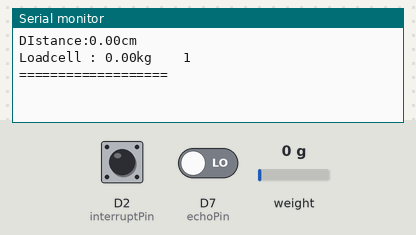
Recording of a sketch running on a simulated ESP8266 (NodeMCU). On the bench: the last lines printed to the serial monitor. The inputs (shaded band) are chosen by the test bench; at power-on: weight on the scale 0 g, D2 (interruptPin) LOW, D7 (echoPin) LOW.

Above: at 2.2 s.
2.3 s: weight on the scale set to 100 g
At 3.6 s:
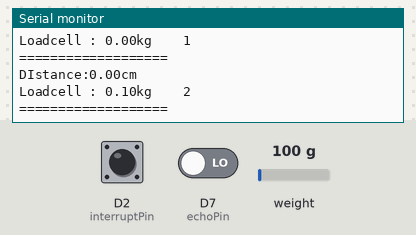
3.8 s: weight on the scale set to 1250 g
At 5.1 s:
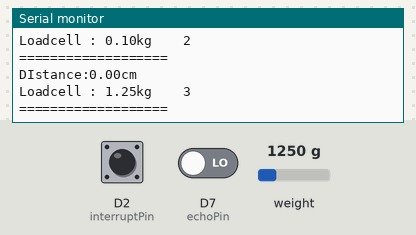
Timing chart, 0 to 6.8 s (numbered marks = the images above; inputs shaded):
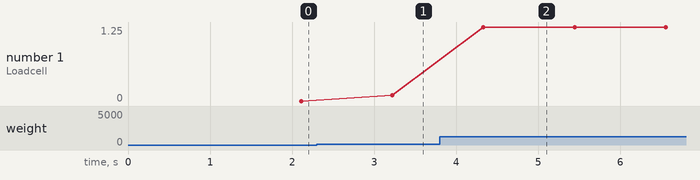

The sketch:

Sensor_loadcell.ino
```cpp
//===============로드셀 관련 선언============
#include "HX711.h"
HX711 scale;
const int LOADCELL_DOUT_PIN = D5; //로드셀 핀
const int LOADCELL_SCK_PIN = D6;  //로드셀 핀
const byte interruptPin = D2;      // 입력핀(스위치)
long loadcellcounter = 0;        //계측값,계측횟수
String reading;
float calibration_factor = 34500;
int buttonState= digitalRead(interruptPin) ,lastButtonState =1;
unsigned long millisPrevious;
byte debounceInterval = 50;
//=========================================
//============초음파센서 관련 선언===========
int trigPin = D1;
int echoPin = D7;
float distance,duration;
//=========================================

void Measure(){
  digitalWrite(trigPin, HIGH);
  delay(10);
  digitalWrite(trigPin, LOW);
  duration = pulseIn(echoPin, HIGH);
  distance = (float)duration*0.017;
  Serial.print("DIstance:");
  Serial.print(distance);
  Serial.print("cm\n");

  if(distance<5){
  buttonState = FALLING;
  if (buttonState == FALLING) {
    if (millis() - millisPrevious >= debounceInterval) {
      loadcellcounter++;
      scale.set_scale(calibration_factor);
      reading = scale.get_units(1);
      Serial.print("Loadcell : ");
      Serial.print(reading+"kg    ");
      Serial.println(loadcellcounter);
      Serial.println("===================");
    }
    millisPrevious = millis();
  }
  lastButtonState = buttonState;
  }
}

void setup() {
  Serial.begin(9600);
  scale.begin(LOADCELL_DOUT_PIN, LOADCELL_SCK_PIN);
  scale.set_scale();
  scale.tare();

  pinMode(trigPin, OUTPUT);
  pinMode(echoPin, INPUT);
}

void loop() {
  Measure();
}

/*void Loadcell(){
  buttonState = digitalRead(interruptPin);
  if ((buttonState == HIGH) && (lastButtonState == LOW)) {
    if (millis() - millisPrevious >= debounceInterval) {
      scale.set_scale(calibration_factor);
      reading = scale.get_units(1);
      Serial.print("Loadcell : ");
      Serial.println(reading);
    }
    millisPrevious = millis();
  }
  lastButtonState = buttonState;
}*/
```

Measured:
- after the input at 2.3 s, the serial monitor: prints a new line after 0.92 s (image 1)
- after the input at 3.8 s, the serial monitor: prints a new line after 0.53 s (image 2)
- plotted number 1: 0 → 0.1 after the input at 2.3 s, 0.1 → 1.25 after the input at 3.8 s
